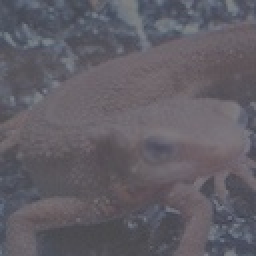
#> input picture My_answer/Question_21_30/imori_dark.jpg, 128 x 128 px (shown 2 times larger)
$ python my_answer22.py
#> lines starting #> are read from the running program, lines starting #| are printed output that depends on the picture
import cv2
import numpy as np
import matplotlib.pyplot as plt


def control_hist(x, mean_original, std_original, mean_target, std_target):
    return std_target / std_original * (x - mean_original) + mean_target


npy_control = np.vectorize(control_hist)
img = cv2.imread("imori_dark.jpg")
#> img is the input picture: shape (128, 128, 3); mean B, G, R 101.9, 94, 97.2
mean_original = img.mean()
#> mean_original = 97.73
std_original = img.std()
#> std_original = 12.75

controled = npy_control(img, mean_original, std_original, 128,
                        52).astype(np.uint8)
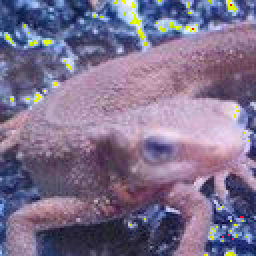
#> controled: shape (128, 128, 3) (shown 2 times larger); mean B, G, R 141.6, 112.4, 125.6
cv2.imwrite("answer_22_1.jpg", controled)
plt.hist(controled.reshape(-1), bins=200)
plt.xlim(0, 255)
plt.ylim(0, 1400)
plt.savefig("answer_22_2.png")
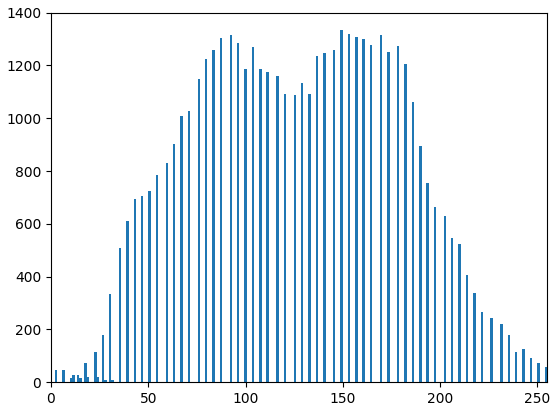
#> figure drawn by matplotlib, 1 panel; tallest bar 1335 high, from x = 148.7 to 150

cv2.imshow("controled", controled)
cv2.waitKey(0)
cv2.destroyAllWindows()
